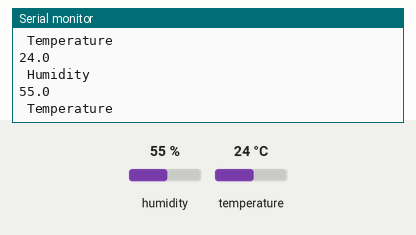
This sketch was run on a simulated ESP8266 (NodeMCU). Shown: the last lines printed to the serial monitor. The test bench sets the inputs (shaded band); at power-on: humidity 55 %, temperature 24 °C.

Above: at 1.2 s.
1.3 s: humidity set to 22 %
At 2.3 s:
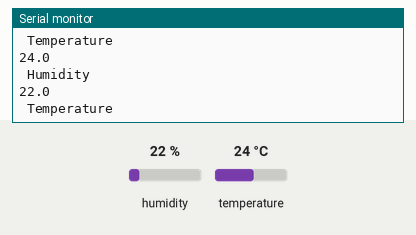
2.8 s: temperature set to 12 °C
At 3.3 s:
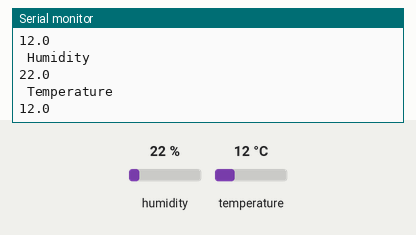
4.3 s: humidity set to 40 %
At 5.3 s:
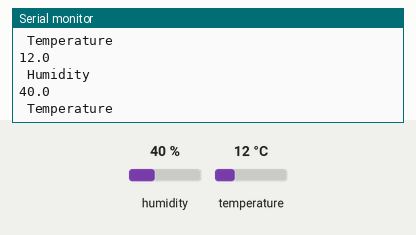
Timing chart, 0 to 7.3 s (numbered marks = the images above; inputs shaded):
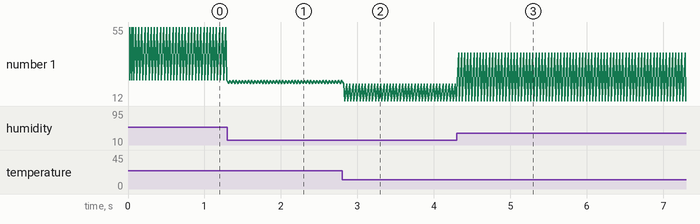

The sketch:

DHT11.ino
```cpp
#include<dht.h>
dht DHT;

void setup() {
  Serial.begin(9600);
}

void loop() {
  int value = DHT.read11(D0);
  Serial.println(" Humidity ");
  Serial.println(DHT.humidity,1);
  Serial.println(" Temperature ");
  Serial.println(DHT.temperature,1);


}
```

Measured:
- after the input at 1.3 s, the serial monitor: prints a new line at once (image 1)
- after the input at 2.8 s, the serial monitor: prints a new line at once (image 2)
- after the input at 4.3 s, the serial monitor: prints a new line at once (image 3)
- plotted number 1: 24 → 12 after the input at 2.8 s, 12 → 40 after the input at 4.3 s
